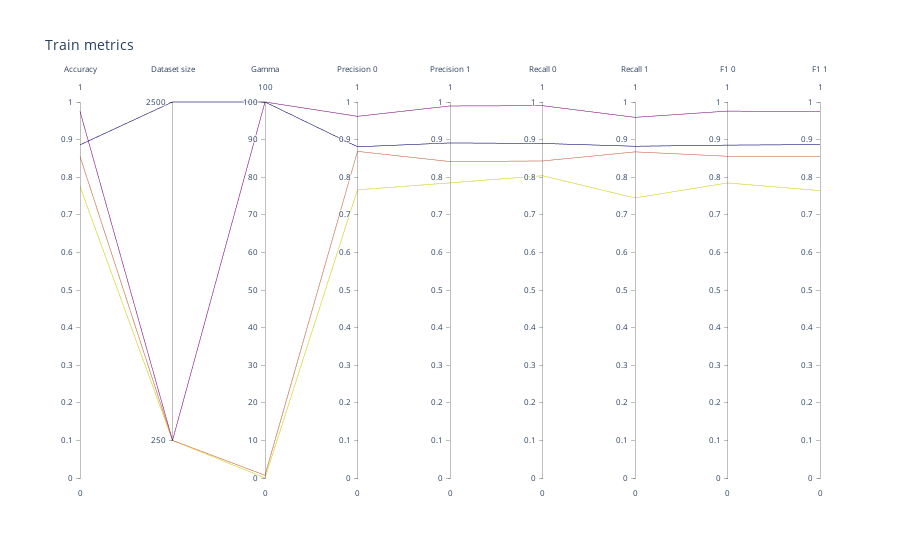
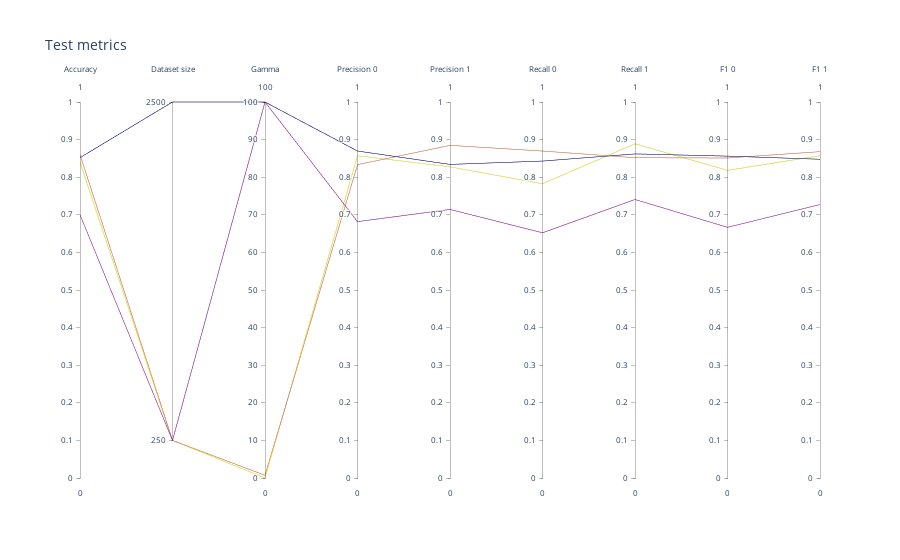

Write notebook code for charts like these, in order.
### Code cell
# DO NOT MODIFY THIS CELL. Simply execute it.
plot_parallel_coordinates(train_metrics, svm_models, 'Train metrics')
plot_parallel_coordinates(test_metrics, svm_models, 'Test metrics')

### Figure 1 — Plotly figure (JSON) as saved in the notebook; plotly's stock layout.template omitted (floating-point values rounded to 4 significant figures)
{"data": [{"dimensions": [{"label": "Accuracy", "range": [0, 1], "values": [0.775, 0.855, 0.975, 0.886]}, {"label": "Dataset size", "range": [0, 2500], "ticktext": ["250", "2500"], "tickvals": [250, 2500], "values": [250, 250, 250, 2500]}, {"label": "Gamma", "range": [0, 100], "values": [0.01, 0.7224, 100, 100]}, {"label": "Precision 0", "range": [0, 1], "values": [0.7664, 0.8687, 0.9619, 0.8809]}, {"label": "Precision 1", "range": [0, 1], "values": [0.7849, 0.8416, 0.9895, 0.8911]}, {"label": "Recall 0", "range": [0, 1], "values": [0.8039, 0.8431, 0.9902, 0.8898]}, {"label": "Recall 1", "range": [0, 1], "values": [0.7449, 0.8673, 0.9592, 0.8823]}, {"label": "F1 0", "range": [0, 1], "values": [0.7847, 0.8557, 0.9758, 0.8853]}, {"label": "F1 1", "range": [0, 1], "values": [0.7644, 0.8543, 0.9741, 0.8867]}], "line": {"color": [0, 1, 2, 3], "colorscale": [[0, "#f0f921"], [0.1111, "#fdca26"], [0.2222, "#fb9f3a"], [0.3333, "#ed7953"], [0.4444, "#d8576b"], [0.5556, "#bd3786"], [0.6667, "#9c179e"], [0.7778, "#7201a8"], [0.8889, "#46039f"], [1, "#0d0887"]], "showscale": false}, "type": "parcoords"}], "layout": {"font": {"size": 10}, "title": {"text": "Train metrics"}}}

### Figure 2 — Plotly figure (JSON) as saved in the notebook; plotly's stock layout.template omitted (floating-point values rounded to 4 significant figures)
{"data": [{"dimensions": [{"label": "Accuracy", "range": [0, 1], "values": [0.84, 0.86, 0.7, 0.852]}, {"label": "Dataset size", "range": [0, 2500], "ticktext": ["250", "2500"], "tickvals": [250, 2500], "values": [250, 250, 250, 2500]}, {"label": "Gamma", "range": [0, 100], "values": [0.01, 0.7224, 100, 100]}, {"label": "Precision 0", "range": [0, 1], "values": [0.8571, 0.8333, 0.6818, 0.8696]}, {"label": "Precision 1", "range": [0, 1], "values": [0.8276, 0.8846, 0.7143, 0.834]}, {"label": "Recall 0", "range": [0, 1], "values": [0.7826, 0.8696, 0.6522, 0.8429]}, {"label": "Recall 1", "range": [0, 1], "values": [0.8889, 0.8519, 0.7407, 0.8619]}, {"label": "F1 0", "range": [0, 1], "values": [0.8182, 0.8511, 0.6667, 0.856]}, {"label": "F1 1", "range": [0, 1], "values": [0.8571, 0.8679, 0.7273, 0.8477]}], "line": {"color": [0, 1, 2, 3], "colorscale": [[0, "#f0f921"], [0.1111, "#fdca26"], [0.2222, "#fb9f3a"], [0.3333, "#ed7953"], [0.4444, "#d8576b"], [0.5556, "#bd3786"], [0.6667, "#9c179e"], [0.7778, "#7201a8"], [0.8889, "#46039f"], [1, "#0d0887"]], "showscale": false}, "type": "parcoords"}], "layout": {"font": {"size": 10}, "title": {"text": "Test metrics"}}}
